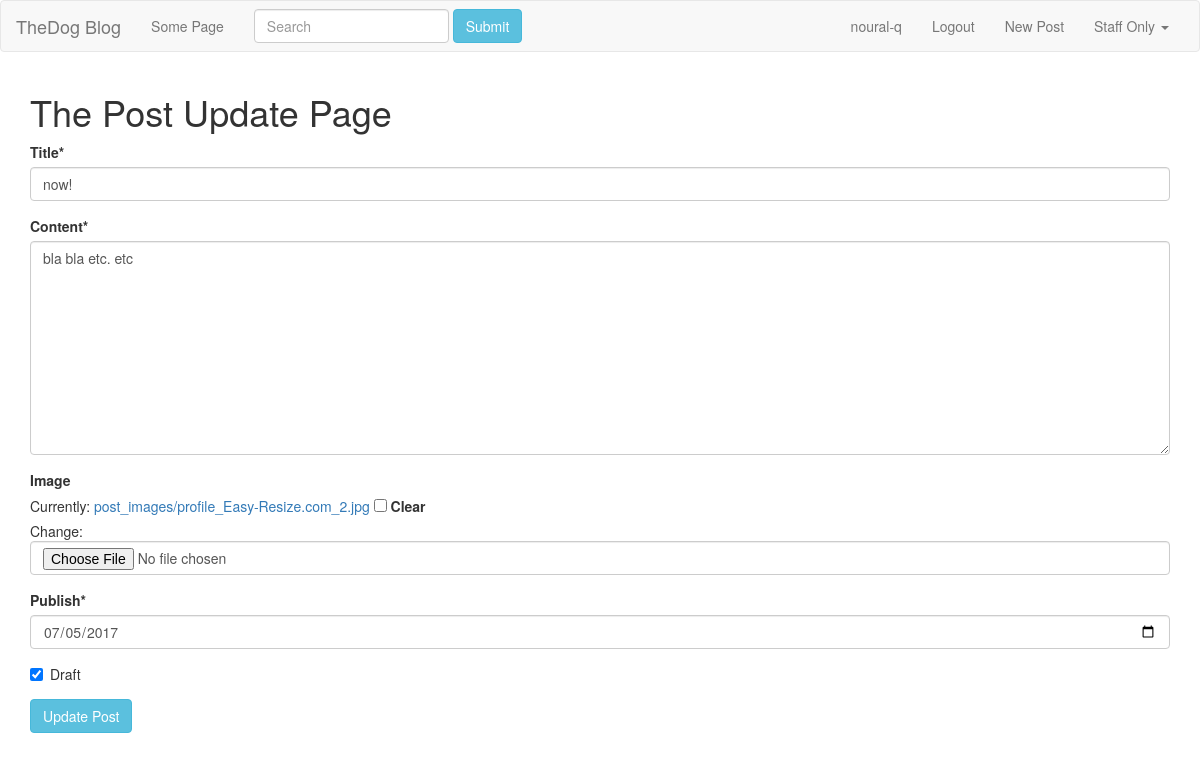
/posts/update/now/ (signed in), run on the app's committed database.
### posts/models.py (models this page shows, shortened)
class Post(models.Model):
    author = models.ForeignKey(settings.AUTH_USER_MODEL, default=1)
    title = models.CharField(max_length=255)
    slug = models.SlugField(unique=True)
    image = models.ImageField(null=True, blank=True, upload_to="post_images")
    content = models.TextField()
    draft = models.BooleanField(default=False)
    publish = models.DateField(auto_now=False, auto_now_add=False)
    updated = models.DateTimeField(auto_now=True, auto_now_add=False)
    timestamp = models.DateTimeField(auto_now=False, auto_now_add=True)
    class Meta:
       ordering = ["-timestamp", "-updated"]

### posts/views.py (the view)
# urls.py: url(r'^update/(?P<post_slug>[-\w]+)/$', post_update, name="update"),
def post_update(request, post_slug):
    if not (request.user.is_staff or request.user.is_superuser):
        raise Http404
    instance = get_object_or_404(Post, slug=post_slug)
    form = PostForm(request.POST or None, request.FILES or None,instance = instance)
    if form.is_valid():
        form.save()
        messages.success(request, "Successfully Edited!")
        return redirect(instance.get_absolute_url())
    context = {
    "form":form,
    "instance": instance,
    "title": "Update",
    }
    return render(request, 'post_update.html', context)

### posts/forms.py
class PostForm(forms.ModelForm):
    class Meta:
        model = Post
        fields = ['title', 'content','image','publish','draft']
        widgets={
        'publish': forms.DateInput(attrs={"type":"date"}),
        }

### posts/templates/post_update.html (shortened to what this page needs)
{% extends "base.html" %}
{% load crispy_forms_tags %}
{% block content %}
    <h1>The Post {{title}} Page</h1>
    <form action="{% url 'update' post_slug=instance.slug %}" method="POST" enctype="multipart/form-data">
    {{form|crispy}}
    <input class='btn btn-info' type="submit" value="Update Post">
    </form>
{% endblock %}

### posts/templates/navbar.html (shortened to what this page needs)
<nav class="navbar navbar-default">
  <div class="container-fluid">
    <div class="navbar-header">
      <a class="navbar-brand" href="/posts/list">TheDog Blog</a>
    </div>
    <div class="collapse navbar-collapse" id="bs-example-navbar-collapse-1">
      <ul class="nav navbar-nav">
        <li><a href="#">Some Page</a></li>
      </ul>
      <form class="navbar-form navbar-left" action="{% url 'list' %}" method="GET">
        <div class="form-group">
          <input type="text" class="form-control" placeholder="Search" name="q" value="{{ request.GET.q }}">
        </div>
        <button type="submit" class="btn btn-info">Submit</button>
      </form>
      <ul class="nav navbar-nav navbar-right">
        {% if  request.user.is_authenticated %}
        <li><a href="#">{{request.user}}</a></li>
        <li><a href="#">Logout</a></li>
        <li><a href="{% url 'create' %}">New Post</a></li>
        {% else %}
        <li><a href="#">Login</a></li>
        <li><a href="#">Register</a></li>
        {% endif %}
        {% if  request.user.is_staff or request.user.is_superuser %}
        <li class="dropdown">
          <a href="#" class="dropdown-toggle" data-toggle="dropdown" role="button" aria-haspopup="true" aria-expanded="false">Staff Only <span class="caret"></span></a>
        </li>
        {% endif %}
      </ul>
    </div>
  </div>
</nav>

### posts/static/css/base.css (style rules this page uses)
h1 { color:#342D7E; }

### data on the page
Post: title "now!", content "bla bla etc. etc", publish "07/05/2017", draft "☑"

### other printed values
{{ request.user }} "noural-q"
{{ title }} "Update"
